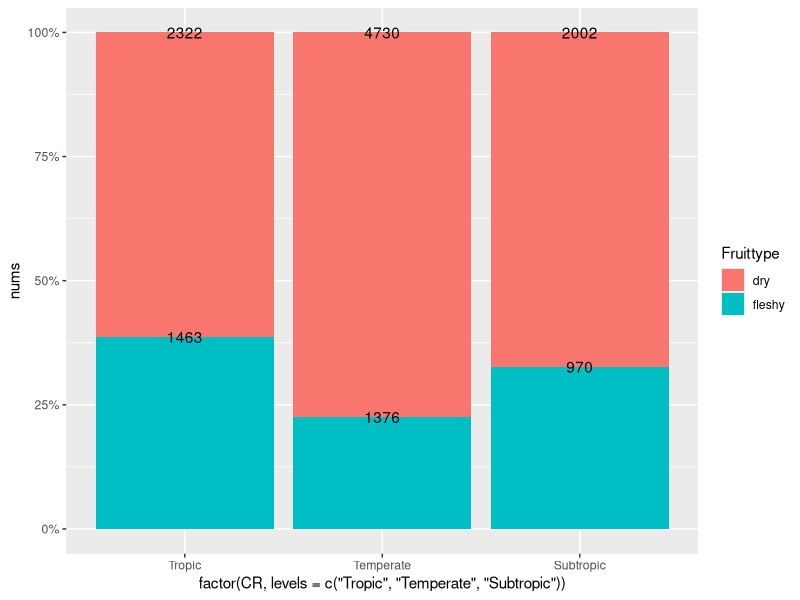
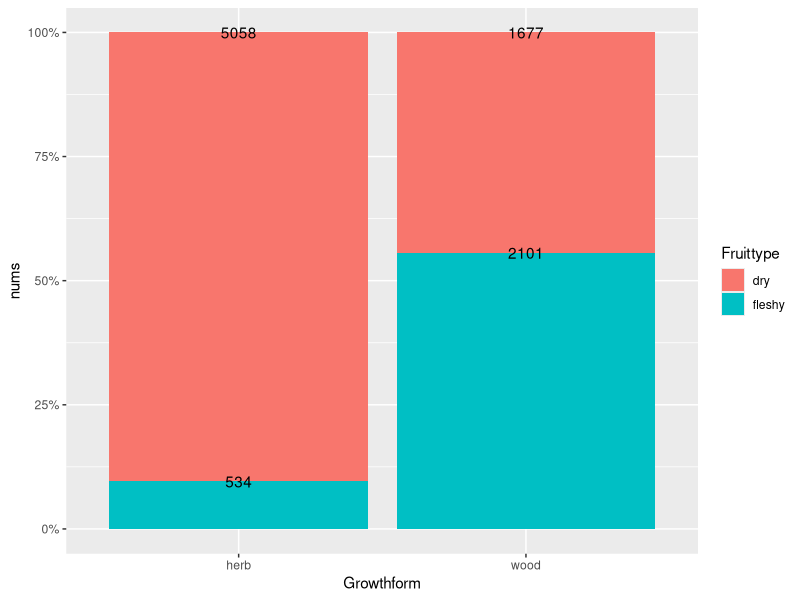
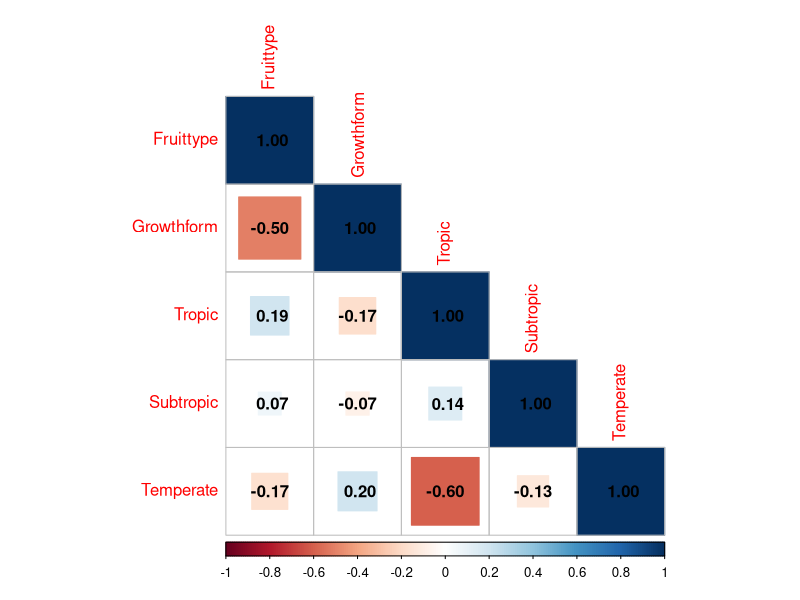
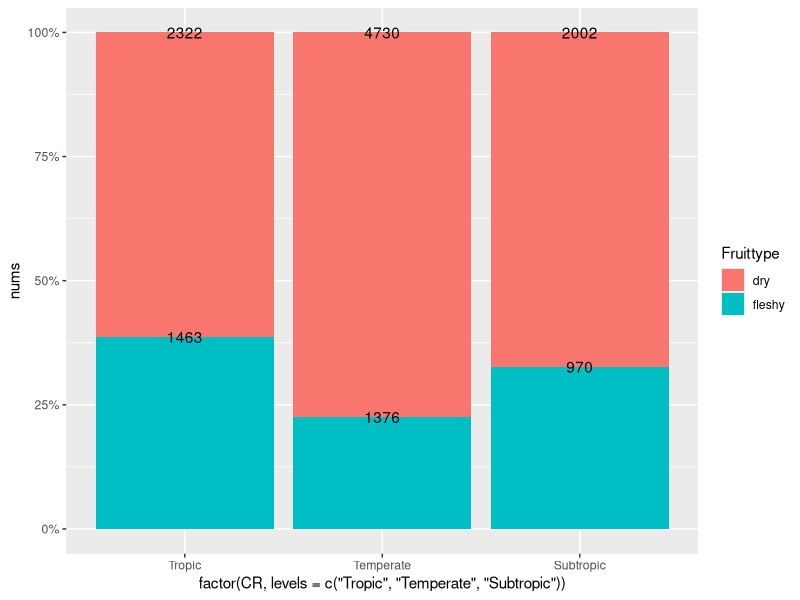
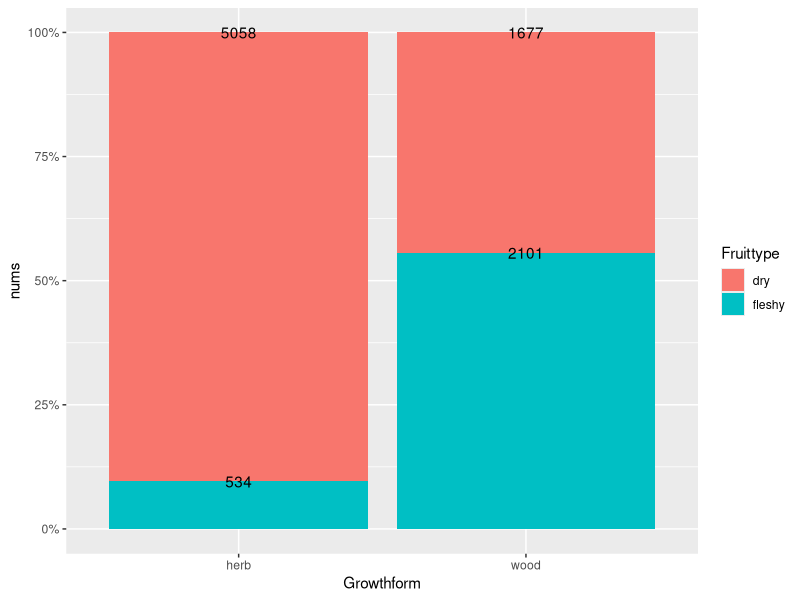

The R source for these figures, in order:
library(tidyverse)
library(scales)

# 读取数据
data <- read_csv("data/YunnanFruit9370sppData.csv")

# 气候区
# 数据转换为0/1，并汇总求和绘图
(p <- data %>%
  mutate(across(c(Tropic, Temperate, Subtropic),
                ~ifelse(. == "Absence", 0, 1))) %>%
  group_by(Fruittype) %>%
  summarize(across(c(Tropic, Temperate, Subtropic), sum)) %>%
  pivot_longer(cols = c(Tropic, Temperate, Subtropic),
               values_to = "nums",
               names_to = "CR") %>%
  ggplot(mapping = aes(x = factor(CR, levels = c("Tropic", "Temperate", "Subtropic")),
                       y = nums,
                       fill = Fruittype)) +
  geom_bar(stat = "identity", position = "fill") +
  geom_text(aes(label = nums), position = position_fill()) +
  scale_y_continuous(labels = percent_format())
)
# save plot
ggsave("result/climate_regions_barplot.png",plot=p,dpi=300)

# 生长型
(p <- data %>%
  group_by(Fruittype, Growthform) %>%
  summarize(nums = n()) %>%
  ggplot(mapping = aes(x = Growthform, y = nums, fill = Fruittype)) +
  geom_bar(stat = "identity", position = "fill") +
  geom_text(aes(label = nums), position = position_fill()) +
  scale_y_continuous(labels = percent_format())
)
# save plot
ggsave("result/growth_forms_barplot.png",plot=p,dpi=300)

# spearman相关分析
## 相关性分析
data %>%
  # 选择对应的数据列
  select(Fruittype, Growthform, Tropic, Subtropic, Temperate) %>%
  # 将其转换为0/1格式
  mutate(Fruittype = if_else(Fruittype == "fleshy",
                             true = 1,
                             false = 0),
         Growthform = if_else(Growthform == "herb",
                              true = 1,
                              false = 0),
         Tropic = if_else(Tropic == "Tropic",
                              true = 1,
                              false = 0),
         Temperate = if_else(Temperate == "Temperate",
                          true = 1,
                          false = 0),
         Subtropic = if_else(Subtropic == "Subtropic",
                          true = 1,
                          false = 0)
         ) %>% 
  cor(method = "spearman") %>% 
  corrplot::corrplot(method = "square",addCoef.col = "black",type = "lower")
